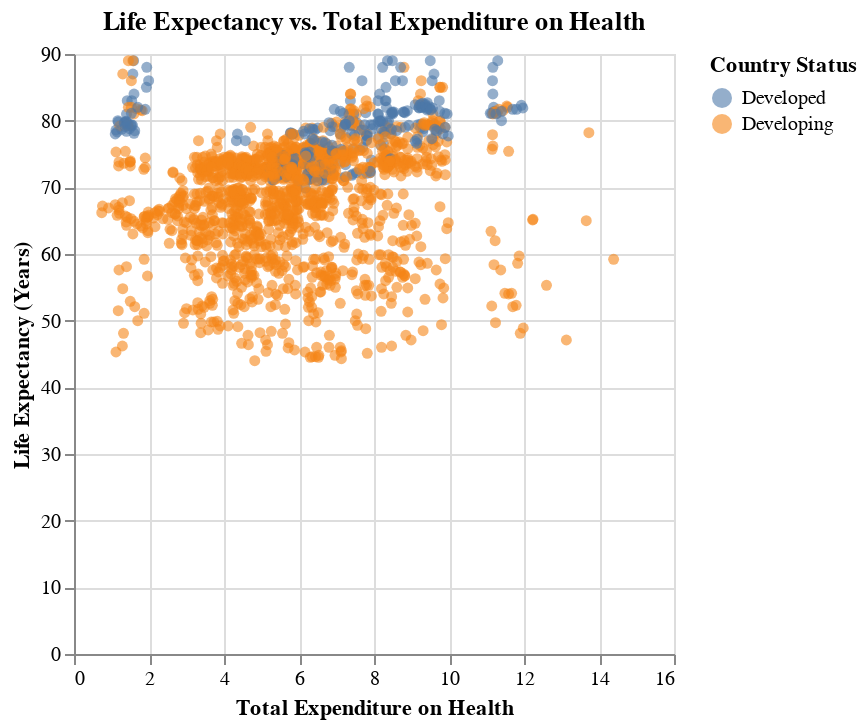

Source (notebook cell):
### Markdown cell above
### Scatter plot for 'Life expectancy' vs. 'Total expenditure', colored by 'Status'

### Code cell
# Create a scatter plot for 'Life expectancy' vs. 'Total expenditure', colored by 'Status'
chart2 = alt.Chart(df).mark_point(filled=True, opacity=0.6).encode(
    x=alt.X('Total expenditure', title='Total Expenditure on Health'),
    y=alt.Y('Life expectancy', title='Life Expectancy (Years)'),
    color=alt.Color('Status', title='Country Status'),
    tooltip=['Country', 'Year', 'Status', 'Life expectancy', 'Total expenditure']
).properties(
    title='Life Expectancy vs. Total Expenditure on Health'
).interactive()
chart2.display()

### Figure 1 — Vega-Lite specification as saved in the notebook (floating-point values rounded to 4 significant figures; data arrays with more than 128 entries replaced by an {"elided": "..."} marker saying what was removed)
{"config": {"view": {"continuousWidth": 300, "continuousHeight": 300}}, "data": {"name": "data-0de9ebc12cf3bf94b361014cf91454bc"}, "mark": {"type": "point", "filled": true, "opacity": 0.6}, "encoding": {"color": {"field": "Status", "title": "Country Status", "type": "nominal"}, "tooltip": [{"field": "Country", "type": "nominal"}, {"field": "Year", "type": "quantitative"}, {"field": "Status", "type": "nominal"}, {"field": "Life expectancy", "type": "quantitative"}, {"field": "Total expenditure", "type": "quantitative"}], "x": {"field": "Total expenditure", "title": "Total Expenditure on Health", "type": "quantitative"}, "y": {"field": "Life expectancy", "title": "Life Expectancy (Years)", "type": "quantitative"}}, "params": [{"name": "param_12", "select": {"type": "interval", "encodings": ["x", "y"]}, "bind": "scales"}], "title": "Life Expectancy vs. Total Expenditure on Health", "$schema": "https://vega.github.io/schema/vega-lite/v5.8.0.json", "datasets": {"data-0de9ebc12cf3bf94b361014cf91454bc": {"elided": "1649 records"}}}
